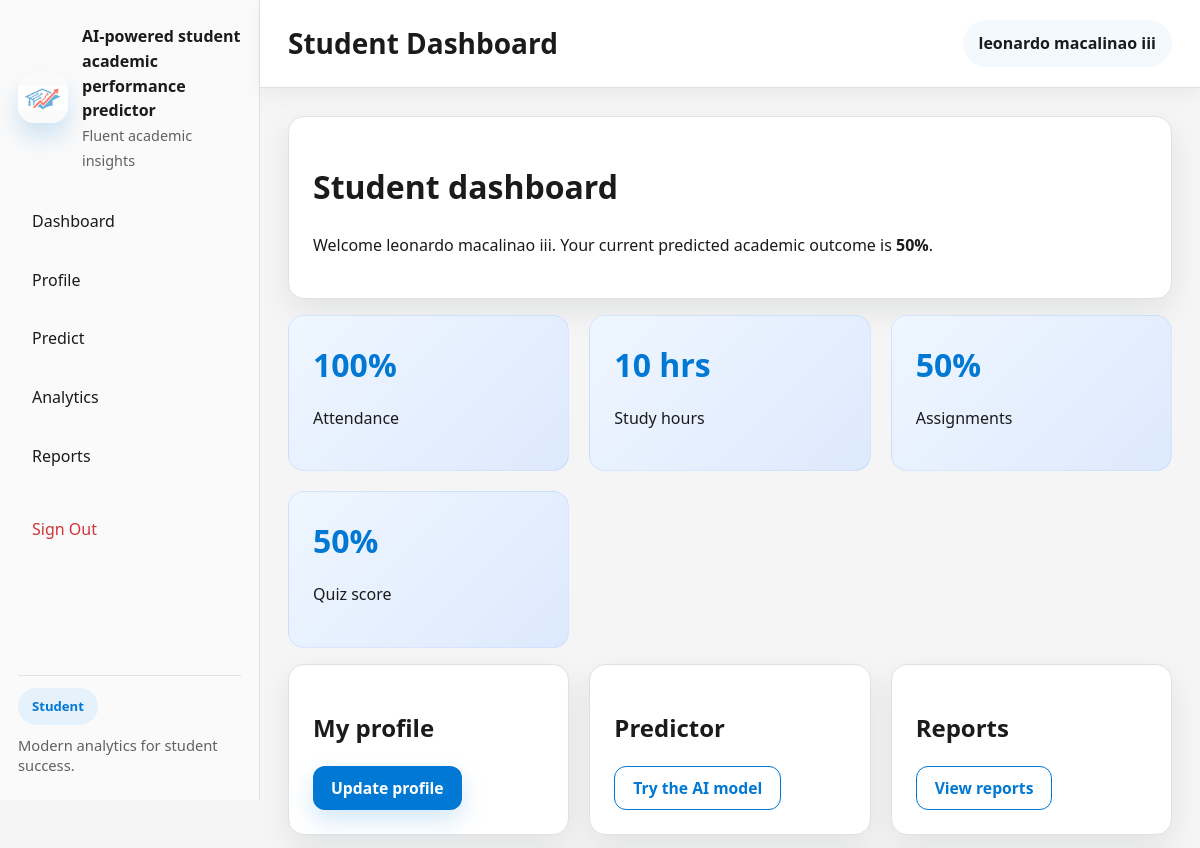
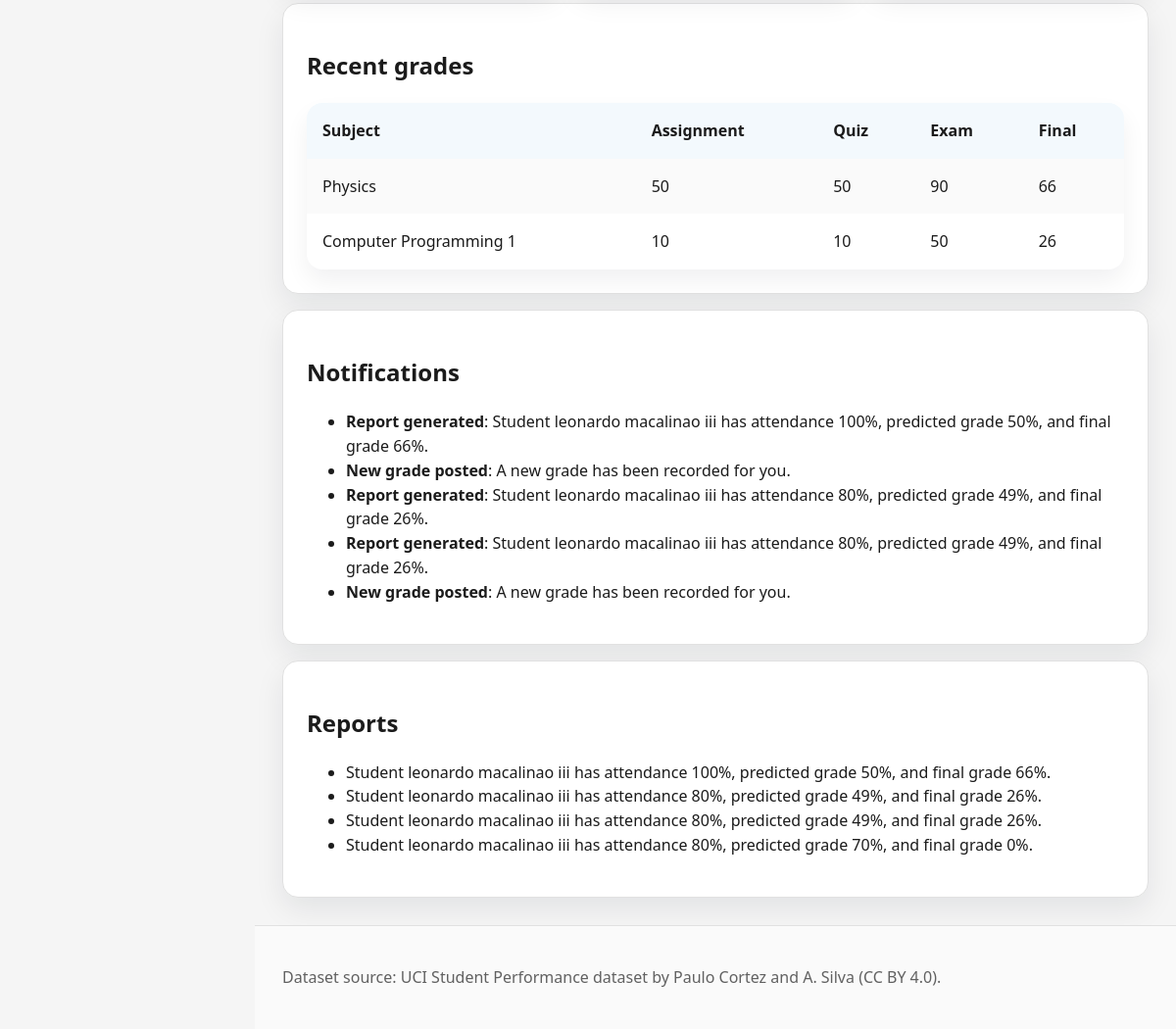
Page /student/index.php (signed in) on the committed database (2 pictures, top to bottom).
### tables this page shows
CREATE TABLE `students` (
  `id` int(11) NOT NULL,
  `user_id` int(11) NOT NULL,
  `student_id` varchar(20) NOT NULL,
  `program` varchar(100) DEFAULT 'General Studies',
  `phone` varchar(20) DEFAULT '',
  `guardian_name` varchar(100) DEFAULT '',
  `attendance` int(11) DEFAULT 0,
  `study_hours` int(11) DEFAULT 0,
  `assignments` int(11) DEFAULT 0,
  `quiz_score` int(11) DEFAULT 0,
  `predicted_grade` int(11) DEFAULT 0,
  `final_grade` int(11) DEFAULT 0,
  `status` varchar(20) DEFAULT 'Active',
  `created_at` timestamp NOT NULL DEFAULT current_timestamp()
);

CREATE TABLE `grades` (
  `id` int(11) NOT NULL,
  `student_id` int(11) NOT NULL,
  `subject` varchar(50) NOT NULL,
  `assignment_score` int(11) NOT NULL,
  `quiz_score` int(11) NOT NULL,
  `exam_score` int(11) NOT NULL,
  `final_grade` int(11) NOT NULL,
  `encoded_by` int(11) NOT NULL,
  `encoded_at` timestamp NOT NULL DEFAULT current_timestamp(),
  `subject_id` int(11) DEFAULT NULL
);

CREATE TABLE `notifications` (
  `id` int(11) NOT NULL,
  `user_id` int(11) NOT NULL,
  `subject` varchar(150) NOT NULL,
  `message` text NOT NULL,
  `status` varchar(20) DEFAULT 'sent',
  `created_at` timestamp NOT NULL DEFAULT current_timestamp()
);

CREATE TABLE `reports` (
  `id` int(11) NOT NULL,
  `student_id` int(11) NOT NULL,
  `generated_by` int(11) NOT NULL,
  `summary` text NOT NULL,
  `created_at` timestamp NOT NULL DEFAULT current_timestamp()
);

### includes/functions.php (called while the page is built, shortened)
<?php
function require_login($allowedRoles = []) {
    return $_SESSION['user'];
}
function get_student_by_user_id($userId) {
    $connection = get_db_connection();
    $stmt = $connection->prepare('SELECT * FROM students WHERE user_id = ?');
    $stmt->bind_param('i', $userId);
    $stmt->execute();
    $result = $stmt->get_result();
    return $result->fetch_assoc();
}

### student/index.php (the view, shortened to what this page needs)
<?php
require_once __DIR__ . '/../includes/header.php';
$user = require_login(['student']);
$connection = get_db_connection();
$student = get_student_by_user_id($user['id']);
$grades = $connection->query('SELECT * FROM grades WHERE student_id = ' . (int) $student['id'] . ' ORDER BY encoded_at DESC LIMIT 5');
$notifications = $connection->query('SELECT * FROM notifications WHERE user_id = ' . (int) $user['id'] . ' ORDER BY created_at DESC LIMIT 5');
$reports = $connection->query('SELECT * FROM reports WHERE student_id = ' . (int) $student['id'] . ' ORDER BY created_at DESC LIMIT 5');
?>
<div class="card">
    <h1>Student dashboard</h1>
    <p>Welcome <?php echo htmlspecialchars($user['full_name']); ?>. Your current predicted academic outcome is <strong><?php echo (int) $student['predicted_grade']; ?>%</strong>.</p>
</div>
<div class="grid" style="margin-top:16px;">
    <div class="stat"><h3><?php echo (int) $student['attendance']; ?>%</h3><p>Attendance</p></div>
    <div class="stat"><h3><?php echo (int) $student['study_hours']; ?> hrs</h3><p>Study hours</p></div>
    <div class="stat"><h3><?php echo (int) $student['assignments']; ?>%</h3><p>Assignments</p></div>
    <div class="stat"><h3><?php echo (int) $student['quiz_score']; ?>%</h3><p>Quiz score</p></div>
</div>
<div class="grid" style="margin-top:16px;">
    <div class="card"><h2>My profile</h2><a class="btn" href="profile.php">Update profile</a></div>
    <div class="card"><h2>Predictor</h2><a class="btn secondary" href="predict.php">Try the AI model</a></div>
    <div class="card"><h2>Reports</h2><a class="btn secondary" href="reports.php">View reports</a></div>
</div>
<div class="card" style="margin-top:16px;">
    <h2>Recent grades</h2>
    <table>
        <tr><th>Subject</th><th>Assignment</th><th>Quiz</th><th>Exam</th><th>Final</th></tr>
        <?php while ($row = $grades->fetch_assoc()): ?>
            <tr><td><?php echo htmlspecialchars($row['subject']); ?></td><td><?php echo htmlspecialchars($row['assignment_score']); ?></td><td><?php echo htmlspecialchars($row['quiz_score']); ?></td><td><?php echo htmlspecialchars($row['exam_score']); ?></td><td><?php echo htmlspecialchars($row['final_grade']); ?></td></tr>
        <?php endwhile; ?>
    </table>
</div>
<div class="card" style="margin-top:16px;">
    <h2>Notifications</h2>
    <ul>
        <?php while ($row = $notifications->fetch_assoc()): ?>
            <li><strong><?php echo htmlspecialchars($row['subject']); ?></strong>: <?php echo htmlspecialchars($row['message']); ?></li>
        <?php endwhile; ?>
    </ul>
</div>
<div class="card" style="margin-top:16px;">
    <h2>Reports</h2>
    <ul>
        <?php while ($row = $reports->fetch_assoc()): ?>
            <li><?php echo htmlspecialchars($row['summary']); ?></li>
        <?php endwhile; ?>
    </ul>
</div>
<?php require_once __DIR__ . '/../includes/footer.php'; ?>

### assets/styles.css (style rules this page uses)
:root { color-scheme: light; font-family: 'Segoe UI Variable', 'Segoe UI', Inter, Arial, sans-serif; font-size: 16px; line-height: 1.55; color: #1B1B1B; background: #F5F5F5; }
* { box-sizing: border-box; }
html { scroll-behavior: smooth; }
body { margin: 0; min-height: 100vh; background: #F5F5F5; }
.icon-btn, .btn { border: none; cursor: pointer; border-radius: 12px; transition: transform 220ms ease, box-shadow 220ms ease, background-color 220ms ease; }
.card { background: #FFFFFF; border-radius: 16px; padding: 24px; border: 1px solid #E1E1E1; box-shadow: 0 12px 30px rgba(16, 24, 40, 0.08); }
.btn { display: inline-flex; align-items: center; justify-content: center; min-height: 44px; padding: 0 18px; font-size: 0.98rem; font-weight: 600; color: #FFFFFF; background: #0078D4; box-shadow: 0 10px 24px rgba(0, 120, 212, 0.18); text-decoration: none; }
.btn.secondary { background: #FFFFFF; color: #0078D4; border: 1px solid #0078D4; box-shadow: none; }
.grid { display: grid; gap: 20px; grid-template-columns: repeat(auto-fit, minmax(240px, 1fr)); }
.stat { background: linear-gradient(135deg, #EFF6FF, #DDE9FD); padding: 24px; border-radius: 16px; border: 1px solid rgba(59, 130, 246, 0.12); }
.stat h3 { margin: 0 0 8px; font-size: 32px; color: #0078D4; }
table { width: 100%; border-collapse: separate; border-spacing: 0; background: #FFFFFF; border-radius: 16px; overflow: hidden; box-shadow: 0 12px 24px rgba(16, 24, 40, 0.06); }
th, td { padding: 16px; text-align: left; }
th { position: sticky; top: 0; background: #F3F9FD; color: #1B1B1B; font-weight: 700; }
tbody tr { transition: background-color 220ms ease; }
tbody tr:nth-child(even) { background: #FAFAFA; }

### rows in the picture
students: predicted_grade "50", attendance "100", study_hours "10", assignments "50", quiz_score "50"
grades: subject "Physics", assignment_score "50", quiz_score "50", exam_score "90", final_grade "66"
grades: subject "Computer Programming 1", assignment_score "10", quiz_score "10", exam_score "50", final_grade "26"
notifications: subject "Report generated", message "Student leonardo macalinao iii has attendance 100%, predicted grade 50%, and final grade 66%."
notifications: subject "New grade posted", message "A new grade has been recorded for you."
notifications: subject "Report generated", message "Student leonardo macalinao iii has attendance 80%, predicted grade 49%, and final grade 26%."
notifications: subject "Report generated", message "Student leonardo macalinao iii has attendance 80%, predicted grade 49%, and final grade 26%."
notifications: subject "New grade posted", message "A new grade has been recorded for you."
reports: summary "Student leonardo macalinao iii has attendance 100%, predicted grade 50%, and final grade 66%."
reports: summary "Student leonardo macalinao iii has attendance 80%, predicted grade 49%, and final grade 26%."
reports: summary "Student leonardo macalinao iii has attendance 80%, predicted grade 49%, and final grade 26%."
reports: summary "Student leonardo macalinao iii has attendance 80%, predicted grade 70%, and final grade 0%."

### other values in the picture
$user['role'] "Student"
$pageTitle "Student Dashboard"
$user['full_name'] "leonardo macalinao iii"
